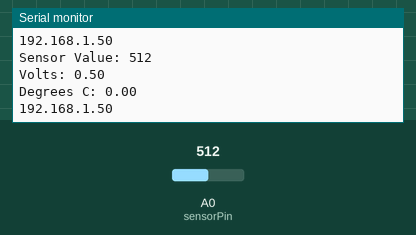
Recording of a sketch running on a simulated ESP8266 (NodeMCU). Shown: the last lines printed to the serial monitor. The inputs (shaded band) are chosen by the test bench; at power-on: A0 (sensorPin) = 512. WiFi joins after 1.5 s; servers stay silent unless stated.

Above: at 2.7 s.
2.8 s: A0 (sensorPin) set to 716
At 4.1 s:
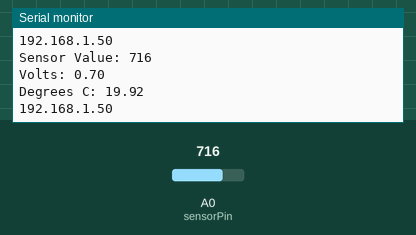
4.3 s: A0 (sensorPin) set to 900
At 5.1 s:
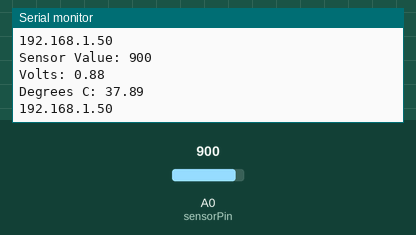
Timing chart, 0 to 7.3 s (numbered marks = the images above; inputs shaded):
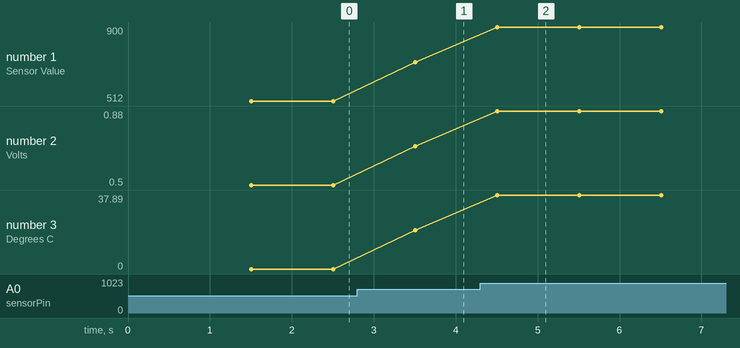

The sketch:

Webserver_0.8_rc1.ino
```cpp
#include <ESP8266WiFi.h>
#include <WiFiClient.h>
#include <ESP8266WebServer.h>
#include <ESP8266mDNS.h>

const char* ssid = "YOUR SSID HERE";       //Glöm inte fylla i SSID o Password
const char* password = "YOUR PSK HERE";
const int sensorPin = A0;

ESP8266WebServer server(80);

void sendMessage() {
 // server.send(200, "text/plain; charset=UTF-8", "Termometer");    //Bortkommenterad för att ersättas av Temp: *actual temp*
    }

void handleNotFound() {
  String message = "File not found\n\n";
  message += server.uri();
  message += "\nMethod: ";
  message += (server.method() == HTTP_GET)?"GET":"POST";
  message += "\nArguments: ";
  message += server.args();
  message += "\n";

  for(uint8_t i=0; i<server.args(); i++) {
    message += " " + server.argName(i) + ": " + server.arg(i) + "\n";
  }
  server.send(404, "text/plain", message);

}

void setup() {
  WiFi.begin(ssid, password);
  Serial.begin(115200);

  while(WiFi.status() != WL_CONNECTED) {
    delay(500);
    Serial.print(".");
  }
  Serial.println("");
  Serial.println(WiFi.localIP());
  MDNS.begin("esp8266");
  server.on("/", sendMessage);


  server.onNotFound(handleNotFound);
  server.begin();
  Serial.println("Server up!");
  pinMode(sensorPin, INPUT);

}

void loop() {
  server.handleClient();
  int sensorVal = analogRead(sensorPin);

  Serial.print("Sensor Value: ");
  Serial.println(sensorVal);

  float voltage = (sensorVal/1024.0);   //Eftersom maxVolt är 1.0v på Featherns Analog port behövs inte * 5.0/3.0

  Serial.print("Volts: ");
  Serial.println(voltage);

  float temperature = (voltage - .5) * 100;

  Serial.print("Degrees C: ");
  Serial.println(temperature);
  Serial.println ( WiFi.localIP() );
  delay(1000);

  String TempPrint = "Temp: " + String(temperature);      //Konverterat temperature till en sträng och printar ut den

  server.send(200, "text/plain", TempPrint);
}
```

Measured:
- after the input at 2.8 s, the serial monitor: prints a new line after 0.71 s (image 1)
- after the input at 4.3 s, the serial monitor: prints a new line after 0.21 s (image 2)
- plotted number 1: 512 → 716 after the input at 2.8 s, 716 → 900 after the input at 4.3 s
- plotted number 2: 0.5 → 0.7 after the input at 2.8 s, 0.7 → 0.88 after the input at 4.3 s
- plotted number 3: 0 → 19.92 after the input at 2.8 s, 19.92 → 37.89 after the input at 4.3 s
